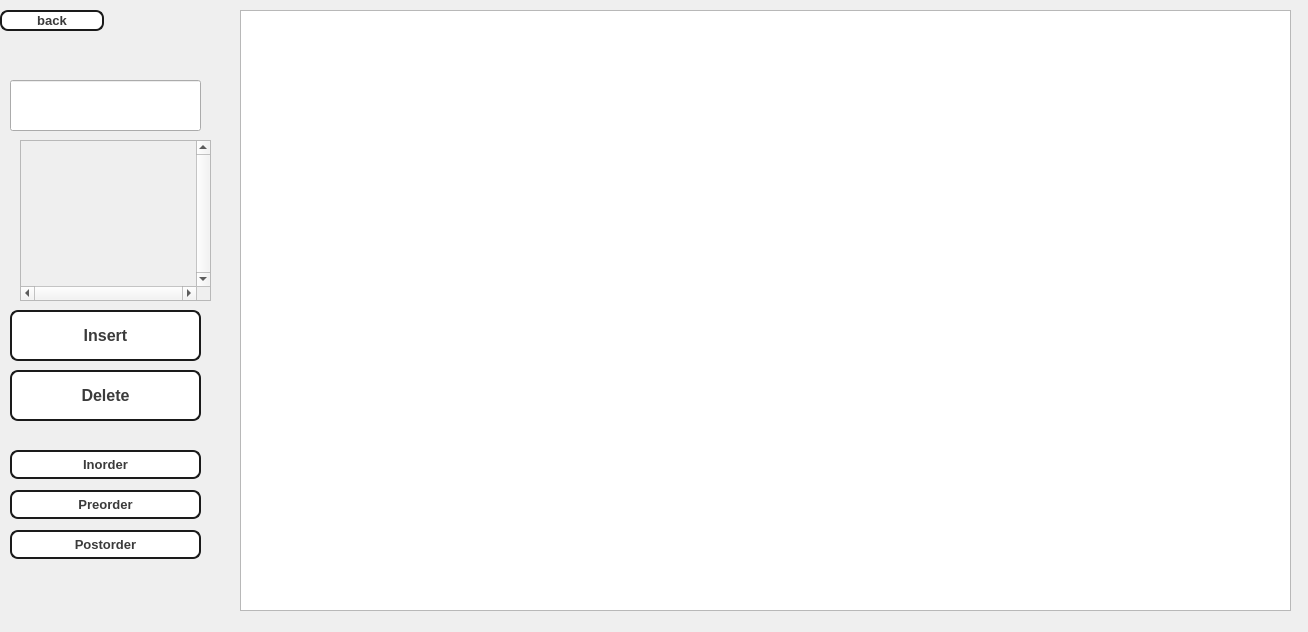
<?xml version="1.0" encoding="UTF-8"?>
<ui version="4.0">
 <class>rbtpage</class>
 <widget class="QWidget" name="rbtpage">
  <property name="geometry">
   <rect>
    <x>0</x>
    <y>0</y>
    <width>1308</width>
    <height>632</height>
   </rect>
  </property>
  <property name="windowTitle">
   <string>Dialog</string>
  </property>
  <widget class="QPushButton" name="insertbutton">
   <property name="geometry">
    <rect>
     <x>10</x>
     <y>310</y>
     <width>191</width>
     <height>51</height>
    </rect>
   </property>
   <property name="styleSheet">
    <string notr="true">QPushButton {
  appearance: none;
  background-color: white;
  border: 2px solid #1A1A1A;
  border-radius: 8px;
  box-sizing: border-box;
  color: #3B3B3B;
  cursor: pointer;
  display: inline-block;
  font-family: Roobert,-apple-system,BlinkMacSystemFont,&quot;Segoe UI&quot;,Helvetica,Arial,sans-serif,&quot;Apple Color Emoji&quot;,&quot;Segoe UI Emoji&quot;,&quot;Segoe UI Symbol&quot;;
  font-size: 16px;
  font-weight: 600;
  line-height: normal;
  margin: 0;
  
  min-width: 0;
  outline: none;
  padding: 16px 24px;
  text-align: center;
  text-decoration: none;
  transition: all 300ms cubic-bezier(.23, 1, 0.32, 1);
  user-select: none;
  -webkit-user-select: none;
  touch-action: manipulation;
  width: 100%;
  will-change: transform;
}

QPushButton:disabled {
  pointer-events: none;
}

QPushButton:hover {
  color: #fff;
  background-color: #1A1A1A;
  box-shadow: rgba(0, 0, 0, 0.25) 0 8px 15px;
  transform: translateY(-2px);
}

QPushButton:active {
  box-shadow: none;
  transform: translateY(0);
}
</string>
   </property>
   <property name="text">
    <string>Insert</string>
   </property>
  </widget>
  <widget class="QPushButton" name="deletebutton">
   <property name="geometry">
    <rect>
     <x>10</x>
     <y>370</y>
     <width>191</width>
     <height>51</height>
    </rect>
   </property>
   <property name="styleSheet">
    <string notr="true">QPushButton {
  appearance: none;
  background-color: white;
  border: 2px solid #1A1A1A;
  border-radius: 8px;
  box-sizing: border-box;
  color: #3B3B3B;
  cursor: pointer;
  display: inline-block;
  font-family: Roobert,-apple-system,BlinkMacSystemFont,&quot;Segoe UI&quot;,Helvetica,Arial,sans-serif,&quot;Apple Color Emoji&quot;,&quot;Segoe UI Emoji&quot;,&quot;Segoe UI Symbol&quot;;
  font-size: 16px;
  font-weight: 600;
  line-height: normal;
  margin: 0;
  
  min-width: 0;
  outline: none;
  padding: 16px 24px;
  text-align: center;
  text-decoration: none;
  transition: all 300ms cubic-bezier(.23, 1, 0.32, 1);
  user-select: none;
  -webkit-user-select: none;
  touch-action: manipulation;
  width: 100%;
  will-change: transform;
}

QPushButton:disabled {
  pointer-events: none;
}

QPushButton:hover {
  color: #fff;
  background-color: #1A1A1A;
  box-shadow: rgba(0, 0, 0, 0.25) 0 8px 15px;
  transform: translateY(-2px);
}

QPushButton:active {
  box-shadow: none;
  transform: translateY(0);
}
</string>
   </property>
   <property name="text">
    <string>Delete</string>
   </property>
  </widget>
  <widget class="QLineEdit" name="lineEdit">
   <property name="geometry">
    <rect>
     <x>10</x>
     <y>80</y>
     <width>191</width>
     <height>51</height>
    </rect>
   </property>
  </widget>
  <widget class="QGraphicsView" name="graphicsView">
   <property name="geometry">
    <rect>
     <x>240</x>
     <y>10</y>
     <width>1051</width>
     <height>601</height>
    </rect>
   </property>
  </widget>
  <widget class="QPushButton" name="backButton">
   <property name="geometry">
    <rect>
     <x>0</x>
     <y>10</y>
     <width>104</width>
     <height>21</height>
    </rect>
   </property>
   <property name="styleSheet">
    <string notr="true">QPushButton {
  appearance: none;
  background-color: white;
  border: 2px solid #1A1A1A;
  border-radius: 8px;
  box-sizing: border-box;
  color: #3B3B3B;
  cursor: pointer;
  display: inline-block;
  font-family: Roobert,-apple-system,BlinkMacSystemFont,&quot;Segoe UI&quot;,Helvetica,Arial,sans-serif,&quot;Apple Color Emoji&quot;,&quot;Segoe UI Emoji&quot;,&quot;Segoe UI Symbol&quot;;
  font-size: 13px;
  font-weight: 600;
  line-height: normal;
  margin: 0;
  
  min-width: 0;
  outline: none;
  
  text-align: center;
  text-decoration: none;
  transition: all 300ms cubic-bezier(.23, 1, 0.32, 1);
  user-select: none;
  -webkit-user-select: none;
  touch-action: manipulation;
  width: 100%;
  will-change: transform;
}

QPushButton:disabled {
  pointer-events: none;
}

QPushButton:hover {
  color: #fff;
  background-color: #1A1A1A;
  box-shadow: rgba(0, 0, 0, 0.25) 0 8px 15px;
  transform: translateY(-2px);
}

QPushButton:active {
  box-shadow: none;
  transform: translateY(0);
}
</string>
   </property>
   <property name="text">
    <string>back</string>
   </property>
  </widget>
  <widget class="QPushButton" name="inorderButton">
   <property name="geometry">
    <rect>
     <x>10</x>
     <y>450</y>
     <width>191</width>
     <height>29</height>
    </rect>
   </property>
   <property name="styleSheet">
    <string notr="true">QPushButton {
  appearance: none;
  background-color: white;
  border: 2px solid #1A1A1A;
  border-radius: 8px;
  box-sizing: border-box;
  color: #3B3B3B;
  cursor: pointer;
  display: inline-block;
  font-family: Roobert,-apple-system,BlinkMacSystemFont,&quot;Segoe UI&quot;,Helvetica,Arial,sans-serif,&quot;Apple Color Emoji&quot;,&quot;Segoe UI Emoji&quot;,&quot;Segoe UI Symbol&quot;;
  font-size: 13px;
  font-weight: 600;
  line-height: normal;
  margin: 0;
  
  min-width: 0;
  outline: none;
  
  text-align: center;
  text-decoration: none;
  transition: all 300ms cubic-bezier(.23, 1, 0.32, 1);
  user-select: none;
  -webkit-user-select: none;
  touch-action: manipulation;
  width: 100%;
  will-change: transform;
}

QPushButton:disabled {
  pointer-events: none;
}

QPushButton:hover {
  color: #fff;
  background-color: #1A1A1A;
  box-shadow: rgba(0, 0, 0, 0.25) 0 8px 15px;
  transform: translateY(-2px);
}

QPushButton:active {
  box-shadow: none;
  transform: translateY(0);
}
</string>
   </property>
   <property name="text">
    <string>Inorder</string>
   </property>
  </widget>
  <widget class="QPushButton" name="preorderButton">
   <property name="geometry">
    <rect>
     <x>10</x>
     <y>490</y>
     <width>191</width>
     <height>29</height>
    </rect>
   </property>
   <property name="styleSheet">
    <string notr="true">QPushButton {
  appearance: none;
  background-color: white;
  border: 2px solid #1A1A1A;
  border-radius: 8px;
  box-sizing: border-box;
  color: #3B3B3B;
  cursor: pointer;
  display: inline-block;
  font-family: Roobert,-apple-system,BlinkMacSystemFont,&quot;Segoe UI&quot;,Helvetica,Arial,sans-serif,&quot;Apple Color Emoji&quot;,&quot;Segoe UI Emoji&quot;,&quot;Segoe UI Symbol&quot;;
  font-size: 13px;
  font-weight: 600;
  line-height: normal;
  margin: 0;
  
  min-width: 0;
  outline: none;
  
  text-align: center;
  text-decoration: none;
  transition: all 300ms cubic-bezier(.23, 1, 0.32, 1);
  user-select: none;
  -webkit-user-select: none;
  touch-action: manipulation;
  width: 100%;
  will-change: transform;
}

QPushButton:disabled {
  pointer-events: none;
}

QPushButton:hover {
  color: #fff;
  background-color: #1A1A1A;
  box-shadow: rgba(0, 0, 0, 0.25) 0 8px 15px;
  transform: translateY(-2px);
}

QPushButton:active {
  box-shadow: none;
  transform: translateY(0);
}
</string>
   </property>
   <property name="text">
    <string>Preorder</string>
   </property>
  </widget>
  <widget class="QPushButton" name="postorderButton">
   <property name="geometry">
    <rect>
     <x>10</x>
     <y>530</y>
     <width>191</width>
     <height>29</height>
    </rect>
   </property>
   <property name="styleSheet">
    <string notr="true">QPushButton {
  appearance: none;
  background-color: white;
  border: 2px solid #1A1A1A;
  border-radius: 8px;
  box-sizing: border-box;
  color: #3B3B3B;
  cursor: pointer;
  display: inline-block;
  font-family: Roobert,-apple-system,BlinkMacSystemFont,&quot;Segoe UI&quot;,Helvetica,Arial,sans-serif,&quot;Apple Color Emoji&quot;,&quot;Segoe UI Emoji&quot;,&quot;Segoe UI Symbol&quot;;
  font-size: 13px;
  font-weight: 600;
  line-height: normal;
  margin: 0;
  
  min-width: 0;
  outline: none;
  
  text-align: center;
  text-decoration: none;
  transition: all 300ms cubic-bezier(.23, 1, 0.32, 1);
  user-select: none;
  -webkit-user-select: none;
  touch-action: manipulation;
  width: 100%;
  will-change: transform;
}

QPushButton:disabled {
  pointer-events: none;
}

QPushButton:hover {
  color: #fff;
  background-color: #1A1A1A;
  box-shadow: rgba(0, 0, 0, 0.25) 0 8px 15px;
  transform: translateY(-2px);
}

QPushButton:active {
  box-shadow: none;
  transform: translateY(0);
}
</string>
   </property>
   <property name="text">
    <string>Postorder</string>
   </property>
  </widget>
  <widget class="QScrollArea" name="scrollArea">
   <property name="geometry">
    <rect>
     <x>20</x>
     <y>140</y>
     <width>191</width>
     <height>161</height>
    </rect>
   </property>
   <property name="verticalScrollBarPolicy">
    <enum>Qt::ScrollBarPolicy::ScrollBarAlwaysOn</enum>
   </property>
   <property name="horizontalScrollBarPolicy">
    <enum>Qt::ScrollBarPolicy::ScrollBarAlwaysOn</enum>
   </property>
   <property name="sizeAdjustPolicy">
    <enum>QAbstractScrollArea::SizeAdjustPolicy::AdjustToContents</enum>
   </property>
   <property name="widgetResizable">
    <bool>true</bool>
   </property>
   <widget class="QWidget" name="scrollAreaWidgetContents">
    <property name="geometry">
     <rect>
      <x>0</x>
      <y>0</y>
      <width>173</width>
      <height>143</height>
     </rect>
    </property>
    <widget class="QLabel" name="traversalLabel">
     <property name="geometry">
      <rect>
       <x>-10</x>
       <y>0</y>
       <width>191</width>
       <height>151</height>
      </rect>
     </property>
     <property name="text">
      <string/>
     </property>
     <property name="wordWrap">
      <bool>true</bool>
     </property>
    </widget>
   </widget>
  </widget>
 </widget>
 <resources/>
 <connections/>
</ui>
